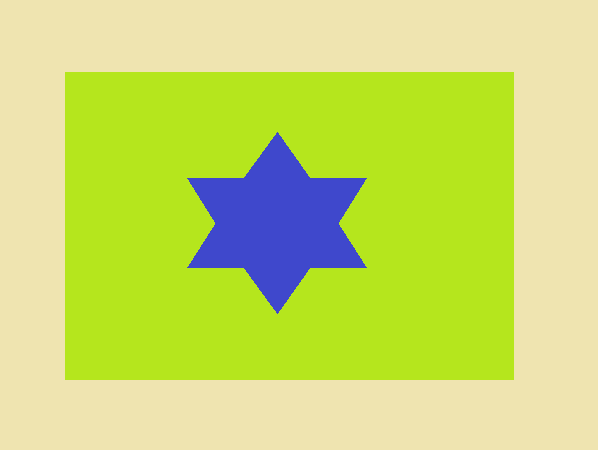
#> input picture image.png, 598 x 450 px
$ jupyter execute notebook.ipynb
#> lines starting #> are read from the running program, lines starting #| are printed output that depends on the picture; after the words box and inside, x2 and y2 are one past the last pixel; in counts of white or black regions, pixels touching at a corner belong together
## Morais MNS - EG/2020/4076
#### EC 7212 Computer Vision and Image Processing - Take Home Assignment 2

## Question 1: Otsu’s Thresholding on Noisy Image

#### Import Libraries and Define Functions

[cell 1]
import numpy as np
import cv2
from matplotlib import pyplot as plt

def add_gaussian_noise_rgb(image, mean=0, sigma=20):
    """
    Adds Gaussian noise to each channel of the RGB image.
    """
    noisy = image.astype(np.int16)
    for c in range(3):
        noise = np.random.normal(mean, sigma, image.shape[:2]).astype(np.int16)
        noisy[:, :, c] += noise
    noisy = np.clip(noisy, 0, 255).astype(np.uint8)
    return noisy

def otsu_threshold(image):
    """
    Computes Otsu's threshold for a grayscale image.
    """
    hist = np.bincount(image.flatten(), minlength=256)
    total = image.size
    sum_total = np.dot(np.arange(256), hist)

    wB, muB = 0, 0
    wF, muF = 1, sum_total / total
    max_var, thresh = 0, 0

    for t in range(256):
        p_t = hist[t] / total
        wBn, wFn = wB + p_t, wF - p_t

        if wBn > 0:
            muB = (muB * wB + t * p_t) / wBn
        if wFn > 0:
            muF = (muF * wF - t * p_t) / wFn

        wB, wF = wBn, wFn
        var_between = wB * wF * (muB - muF)**2

        if var_between > max_var:
            max_var, thresh = var_between, t

    return thresh

##### Load and Display Original Image

[cell 2]
color_img = cv2.imread('image.png', cv2.IMREAD_COLOR)
#> color_img is the input picture: shape (450, 598, 3); mean B, G, R 111.3, 219.2, 201.9
img_dis = cv2.cvtColor(color_img, cv2.COLOR_BGR2RGB)

plt.figure(figsize=(4,4))
plt.imshow(img_dis)
plt.title("Original Color Image")
plt.axis("off")
plt.show()

#### Add Gaussian Noise and Display

[cell 3]
noisy_color = add_gaussian_noise_rgb(color_img)
#> after the loop in add_gaussian_noise_rgb, `for c in range(3):`:
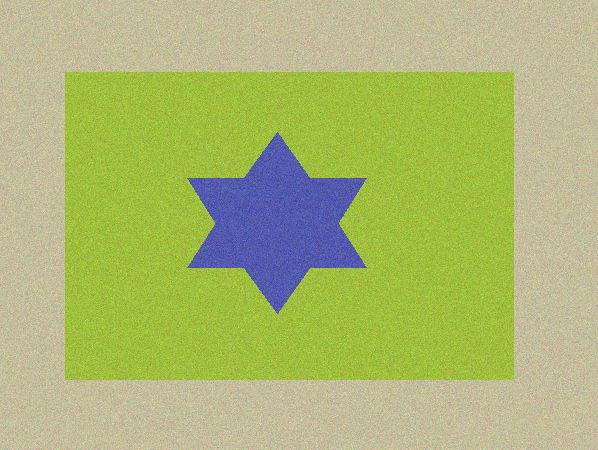
#> noisy: shape (450, 598, 3) int16; mean B, G, R 111.3, 219.3, 201.9; drawn with min black and max white
#> in add_gaussian_noise_rgb, `noisy = np.clip(noisy, 0, 255).astype(np.uint8)`:
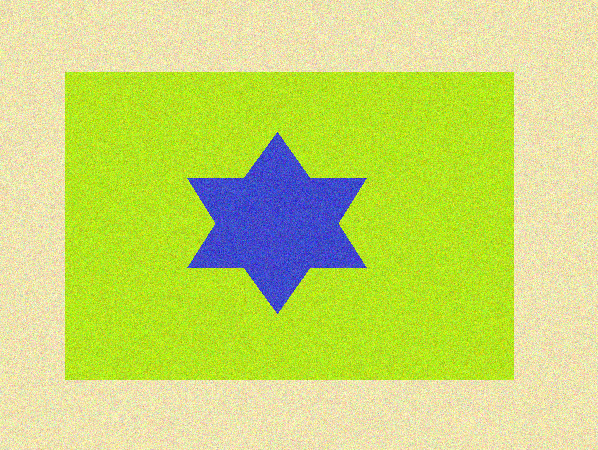
#> noisy: shape (450, 598, 3); mean B, G, R 111.6, 218.5, 200.8

plt.figure(figsize=(4,4))
plt.imshow(cv2.cvtColor(noisy_color, cv2.COLOR_BGR2RGB))
plt.title(" Noisy Color Image")
plt.axis("off")
plt.show()

#### Convert to Grayscale and Display

[cell 4]
gray = cv2.cvtColor(noisy_color, cv2.COLOR_RGB2GRAY)
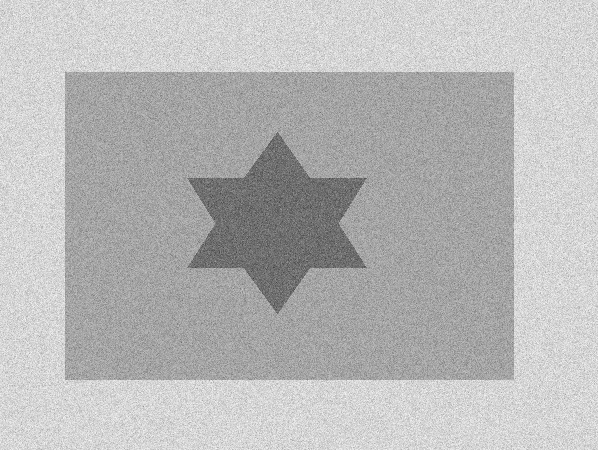
#> gray: shape (450, 598); min 58, max 254, mean 184.5

plt.figure(figsize=(4,4))
plt.imshow(gray, cmap='gray')
plt.title(" Grayscale Image")
plt.axis("off")
plt.show()

##### Display Histogram of Grayscale Image

[cell 5]
plt.figure(figsize=(4,3))
plt.hist(gray.ravel(), bins=256)
plt.title(" Histogram of Grayscale")
plt.show()
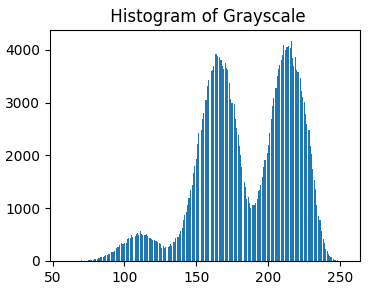
#> figure drawn by matplotlib, 1 panel; tallest bar 4166 high, from x = 215.7 to 216.5

Compute and Print Otsu Threshold

[cell 6]
t = otsu_threshold(gray)
#> in otsu_threshold, `hist = np.bincount(image.flatten(), minlength=256)`: hist = 256 values, max 4166 at index 216, min 0 at index 0, mean 1051.2
#> in otsu_threshold, `sum_total = np.dot(np.arange(256), hist)`: sum_total = 49653227
#> in otsu_threshold, `wF, muF = 1, sum_total / total`: wF = 1; muF = 184.5
#> the loop in otsu_threshold, `for t in range(256):` made 256 passes
#> (p_t, wBn, wFn, muF, wB, var_between) on passes 1 to 12: (0, 0, 1, 184.5, 0, 0), (0, 0, 1, 184.5, 0, 0), (0, 0, 1, 184.5, 0, 0), (0, 0, 1, 184.5, 0, 0), (0, 0, 1, 184.5, 0, 0), (0, 0, 1, 184.5, 0, 0), (0, 0, 1, 184.5, 0, 0), (0, 0, 1, 184.5, 0, 0), (0, 0, 1, 184.5, 0, 0), (0, 0, 1, 184.5, 0, 0), (0, 0, 1, 184.5, 0, 0), (0, 0, 1, 184.5, 0, 0)
#> (p_t, wBn, wFn, muB, muF, max_var) on passes 64 to 69: (7.43e-06, 1.11e-05, 1, 61.33, 184.5, 0.169), (3.72e-06, 1.49e-05, 1, 62, 184.5, 0.223), (3.72e-06, 1.86e-05, 1, 62.6, 184.5, 0.276), (7.43e-06, 2.6e-05, 1, 63.57, 184.5, 0.381), (3.72e-06, 2.97e-05, 1, 64, 184.5, 0.432), (7.43e-06, 3.72e-05, 1, 64.8, 184.5, 0.533)
#> after the loop in otsu_threshold, `for t in range(256):`: max_var = 777.5; muB = 184.5; muF = 254; thresh = 184
print(f"Computed Otsu Threshold = {t}")
#| Computed Otsu Threshold = 184

#### Apply Threshold and Display Binary Image

[cell 7]
binary = (gray > t).astype(np.uint8) * 255
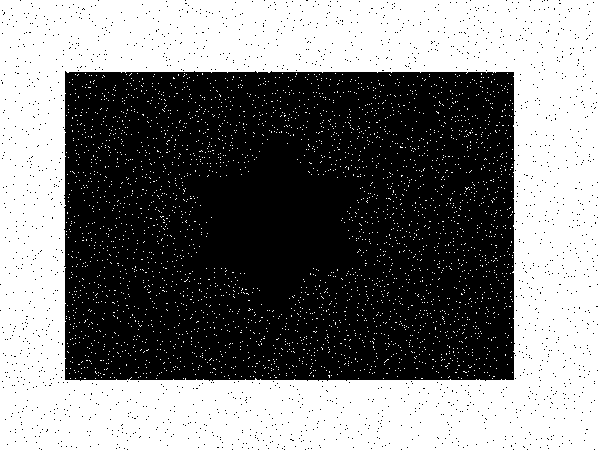
#> binary: shape (450, 598); 49.4% white; 3281 white regions (3280 under 20 px), largest, box (x1, y1, x2, y2) and area: (0, 0, 598, 450) 129047

plt.figure(figsize=(4,4))
plt.imshow(binary, cmap='gray')
plt.title("Binary Image after Otsu")
plt.axis("off")
plt.show()

# Question 2: Region Growing Segmentation

#### Define Region Growing Function

[cell 8]
def region_growing_color(img, seeds, tol):
    h, w, _ = img.shape
    mask = np.zeros((h, w), dtype=np.uint8)
    visited = np.zeros((h, w), dtype=bool)
    queue = list(seeds)

    for x, y in seeds:
        mask[x, y] = 255
        visited[x, y] = True

    while queue:
        x, y = queue.pop(0)
        current = img[x, y].astype(int)
        for dx in (-1, 0, 1):
            for dy in (-1, 0, 1):
                xn, yn = x + dx, y + dy
                if 0 <= xn < h and 0 <= yn < w and not visited[xn, yn]:
                    neigh = img[xn, yn].astype(int)
                    if np.linalg.norm(neigh - current) <= tol:
                        mask[xn, yn] = 255
                        queue.append((xn, yn))
                    visited[xn, yn] = True
    return mask

#### Load Original Image for Region Growing

[cell 9]
image_path = 'image.png'
img_color_bgr = cv2.imread(image_path, cv2.IMREAD_COLOR)
if img_color_bgr is None:
    raise FileNotFoundError(f"Image not found at {image_path}")
img_rgb = cv2.cvtColor(img_color_bgr, cv2.COLOR_BGR2RGB)

plt.figure(figsize=(4,4))
plt.imshow(img_rgb)
plt.title("Loaded Color Image")
plt.axis('off')
plt.show()

 #### Show Seed Points on the Image

[cell 10]
seeds = [(240, 300), (160, 120)]

plt.figure(figsize=(4,4))
plt.imshow(img_rgb)
plt.scatter([y for x, y in seeds], [x for x, y in seeds], c='red', s=50)
plt.title("Seeds on Image")
plt.axis('off')
plt.show()
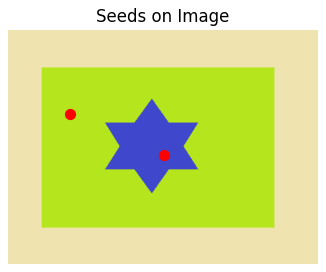
#> figure drawn by matplotlib, 1 panel

#### Run Region Growing and Generate Mask

[cell 11]
tolerance = 15
mask = region_growing_color(img_rgb, seeds, tolerance)
#> after the loop in region_growing_color, `while queue:`:
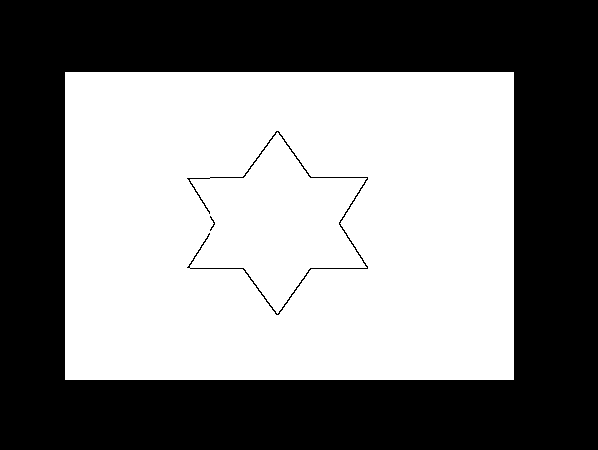
#> mask: shape (450, 598); 51.1% white; 3 black regions, box (x1, y1, x2, y2) and area: (0, 0, 598, 450) 130808, (187, 131, 368, 315) 803, (210, 216, 215, 231) 23
#> after the loop in region_growing_color, `while queue:`:
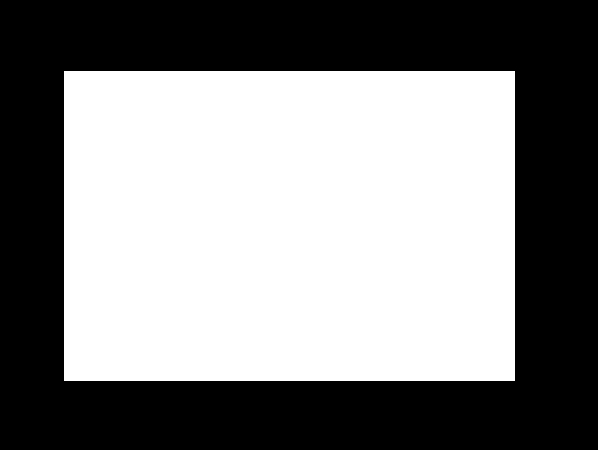
#> visited: shape (450, 598) bool; 52% white; 1 black region, box (x1, y1, x2, y2) and area: (0, 0, 598, 450) 129290

#### Display Region-Grown Binary Mask

[cell 12]
plt.figure(figsize=(4,4))
plt.imshow(mask, cmap='gray')
plt.title("Region-Grown Mask")
plt.axis('off')
plt.show()

#### Overlay Segmentation on Original Image

[cell 13]
overlay = img_rgb.copy()
overlay[mask == 255] = [255, 100, 100]  # Highlight region in red
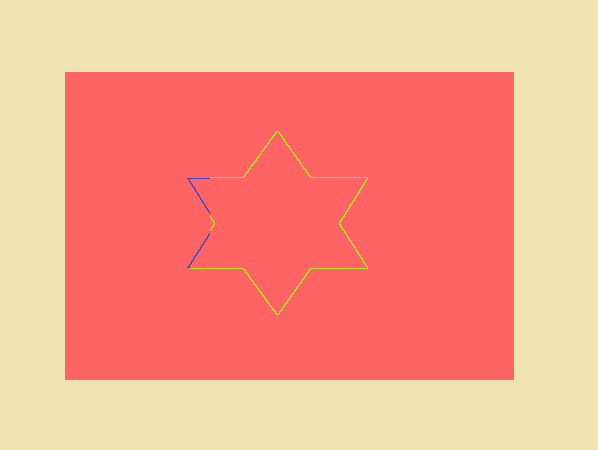
#> overlay: shape (450, 598, 3); mean R, G, B 246.9, 162.5, 136.8

plt.figure(figsize=(4,4))
plt.imshow(overlay)
plt.title("Overlay of Segmentation")
plt.axis('off')
plt.show()
